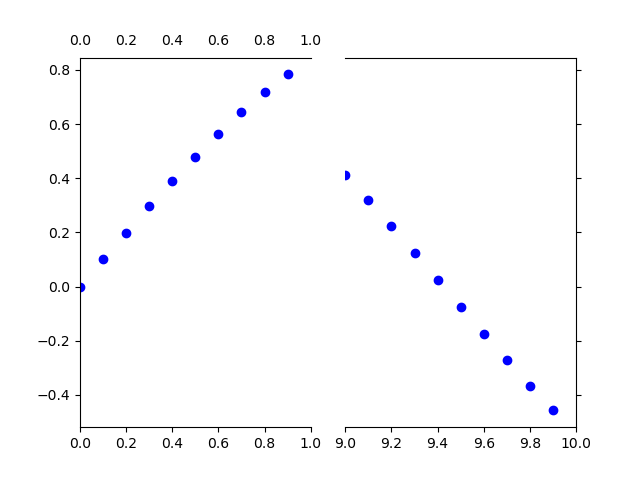

Generate this figure with Python:
import matplotlib.pylab as plt
import numpy as np

# If you're not familiar with np.r_, don't worry too much about this. It's just 
# a series with points from 0 to 1 spaced at 0.1, and 9 to 10 with the same spacing.
x = np.r_[0:1:0.1, 9:10:0.1]
y = np.sin(x)

fig,(ax,ax2) = plt.subplots(1, 2, sharey=True)

# plot the same data on both axes
ax.plot(x, y, 'bo')
ax2.plot(x, y, 'bo')

# zoom-in / limit the view to different portions of the data
ax.set_xlim(0,1) # most of the data
ax2.set_xlim(9,10) # outliers only

# hide the spines between ax and ax2
ax.spines['right'].set_visible(False)
ax2.spines['left'].set_visible(False)
ax.yaxis.tick_left()
ax.tick_params(labeltop='off') # don't put tick labels at the top
ax2.yaxis.tick_right()

# Make the spacing between the two axes a bit smaller
plt.subplots_adjust(wspace=0.15)
plt.savefig("discontinuous_axis_method1.png")